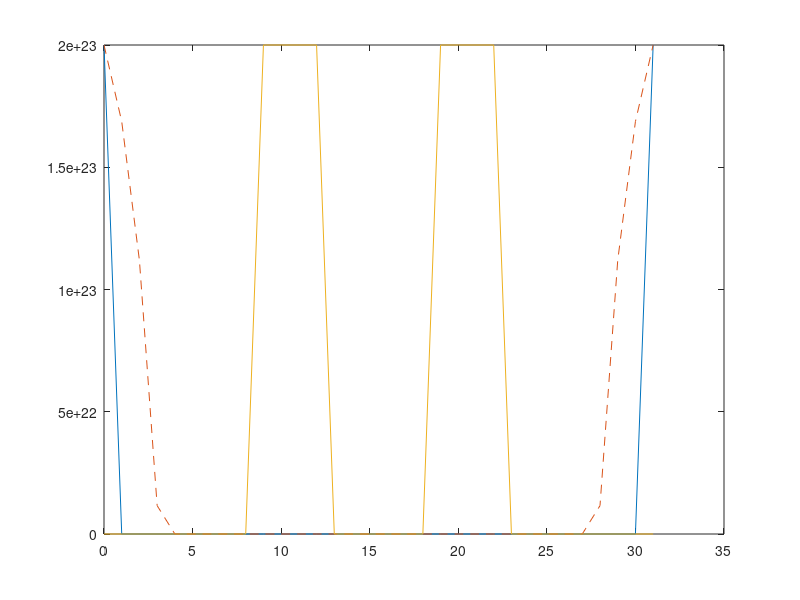

Source code (MATLAB):
clear; clc;

e = 1.6e-19;
eVtoJ = e;
JtoEv = e^(-1); 
nm = 1e-9;
me = 9.10938356*1e-31;
hbar = 1.054*1e-34;
k_B = 1.38e-23;
T = 400;
kT = T*k_B;

dx = 0.56*nm;
dt = 1;
Time = 15*365*24;

Eg = 1.519 - 5.405*1e-4*T^2/(T+204);

me_eff = 0.067;
mp_eff = 0.51;

Nc = 2*(me*me_eff*kT/pi/hbar^2/2)^(3/2);
Nv = 2*(me*mp_eff*kT/pi/hbar^2/2)^(3/2);

ni = sqrt(Nc*Nv)*exp(-Eg/(2*kT*JtoEv));

% Count layers
a = 8;
b = 4;
c = 6;


n_Si = 2*1e17*1e6;
grid_n = [n_Si, ni*ones(1, a), ni*ones(1, b), ni*ones(1, c), ni*ones(1, b), ni*ones(1, a), n_Si];
len_grid_n = length(grid_n);

grid_U = [0, zeros(1, a), n_Si*ones(1, b), zeros(1, c), n_Si*ones(1, b), zeros(1, a), 0];

plot(0:1:a+b+c+b+a+1, grid_n);
hold on;

for i = 0 : dt : Time
	dtdx2 = dt*60*60/dx^2;

	D = 0.2*exp(-3.5/(kT*JtoEv))*(grid_n./ni).^3*1e-4;
	D_plus = (D(1:len_grid_n-1) + D(2:len_grid_n))./2;
	D_minus = (D(2:len_grid_n) + D(1:len_grid_n-1))./2;
	
	d1 = [D_minus(1:end-1)*dtdx2, 0];
	d2 = [1, 1 - (D_plus(2:end) + D_minus(1:end-1))*dtdx2, 1];
	d3 = [0, D_plus(2:end)*dtdx2];

	Matrix = diag(d1, -1) + diag(d2) + diag(d3, +1);
	grid_n = (Matrix*grid_n')';

end

plot(0:1:a+b+c+b+a+1, grid_n', '--');
plot(0:1:a+b+c+b+a+1, grid_U);
